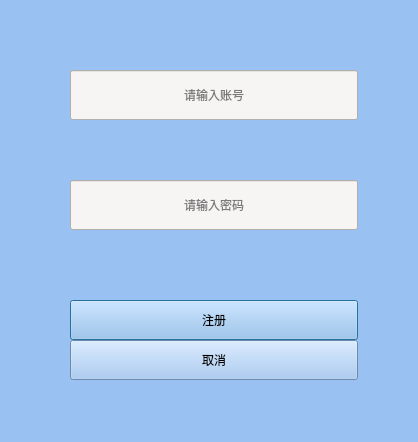
<?xml version="1.0" encoding="UTF-8"?>
<ui version="4.0">
 <class>register_page</class>
 <widget class="QDialog" name="register_page">
  <property name="geometry">
   <rect>
    <x>0</x>
    <y>0</y>
    <width>418</width>
    <height>442</height>
   </rect>
  </property>
  <property name="windowTitle">
   <string>Dialog</string>
  </property>
  <property name="styleSheet">
   <string notr="true">background-color: rgb(153, 193, 241);</string>
  </property>
  <widget class="QLineEdit" name="enter_user_name">
   <property name="geometry">
    <rect>
     <x>70</x>
     <y>70</y>
     <width>288</width>
     <height>50</height>
    </rect>
   </property>
   <property name="maximumSize">
    <size>
     <width>288</width>
     <height>50</height>
    </size>
   </property>
   <property name="styleSheet">
    <string notr="true">background-color: rgb(246, 245, 244);</string>
   </property>
   <property name="inputMask">
    <string/>
   </property>
   <property name="alignment">
    <set>Qt::AlignCenter</set>
   </property>
   <property name="placeholderText">
    <string>请输入账号</string>
   </property>
  </widget>
  <widget class="QLineEdit" name="enter_user_password">
   <property name="geometry">
    <rect>
     <x>70</x>
     <y>180</y>
     <width>288</width>
     <height>50</height>
    </rect>
   </property>
   <property name="maximumSize">
    <size>
     <width>288</width>
     <height>50</height>
    </size>
   </property>
   <property name="styleSheet">
    <string notr="true">background-color: rgb(246, 245, 244);</string>
   </property>
   <property name="alignment">
    <set>Qt::AlignCenter</set>
   </property>
   <property name="placeholderText">
    <string>请输入密码</string>
   </property>
  </widget>
  <widget class="QPushButton" name="register_button_real">
   <property name="geometry">
    <rect>
     <x>70</x>
     <y>300</y>
     <width>288</width>
     <height>40</height>
    </rect>
   </property>
   <property name="text">
    <string>注册</string>
   </property>
  </widget>
  <widget class="QPushButton" name="cancel_button">
   <property name="geometry">
    <rect>
     <x>70</x>
     <y>340</y>
     <width>288</width>
     <height>40</height>
    </rect>
   </property>
   <property name="text">
    <string>取消</string>
   </property>
  </widget>
 </widget>
 <resources/>
 <connections/>
</ui>
